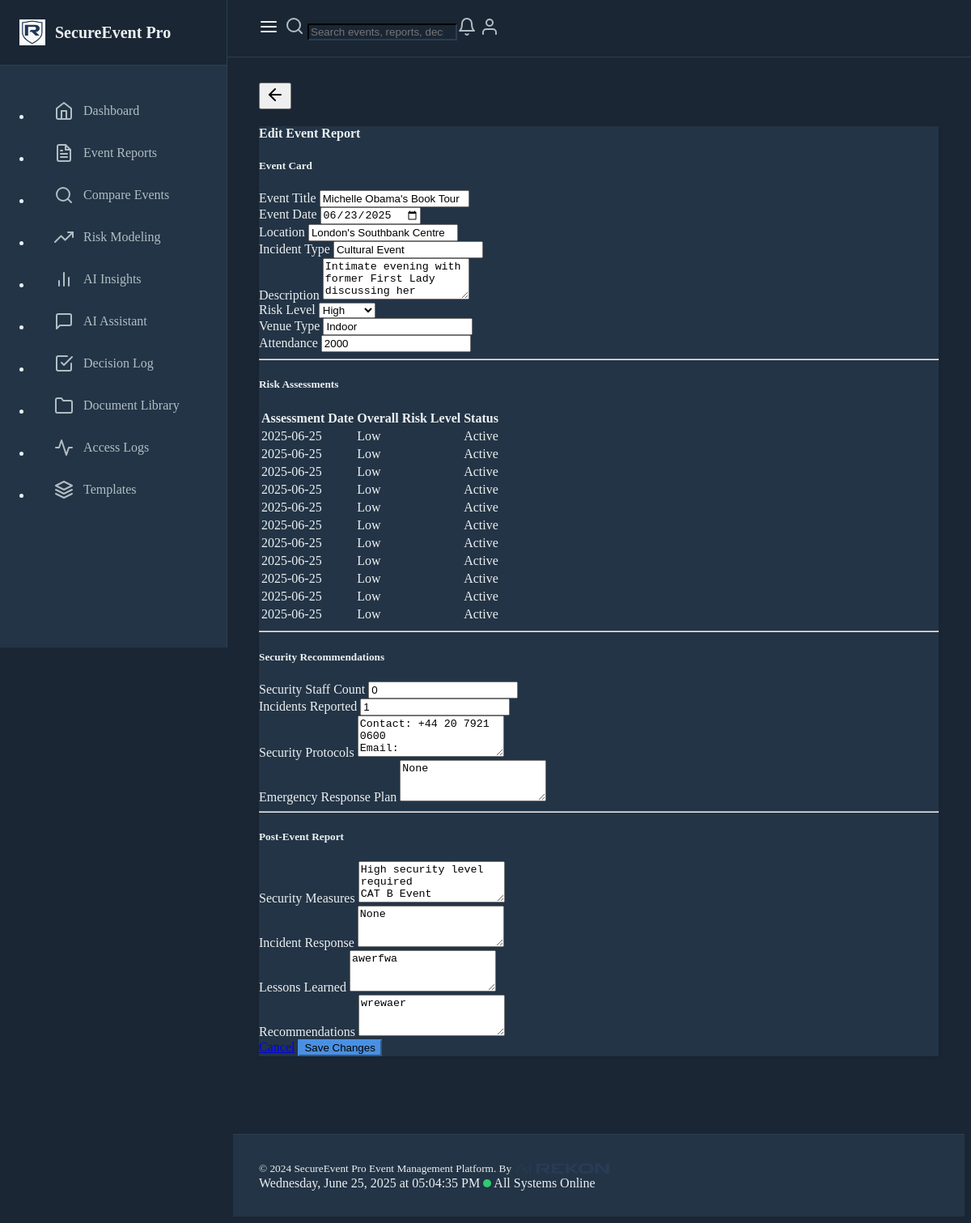
The page /edit-event-report/1 on the database as committed earlier.
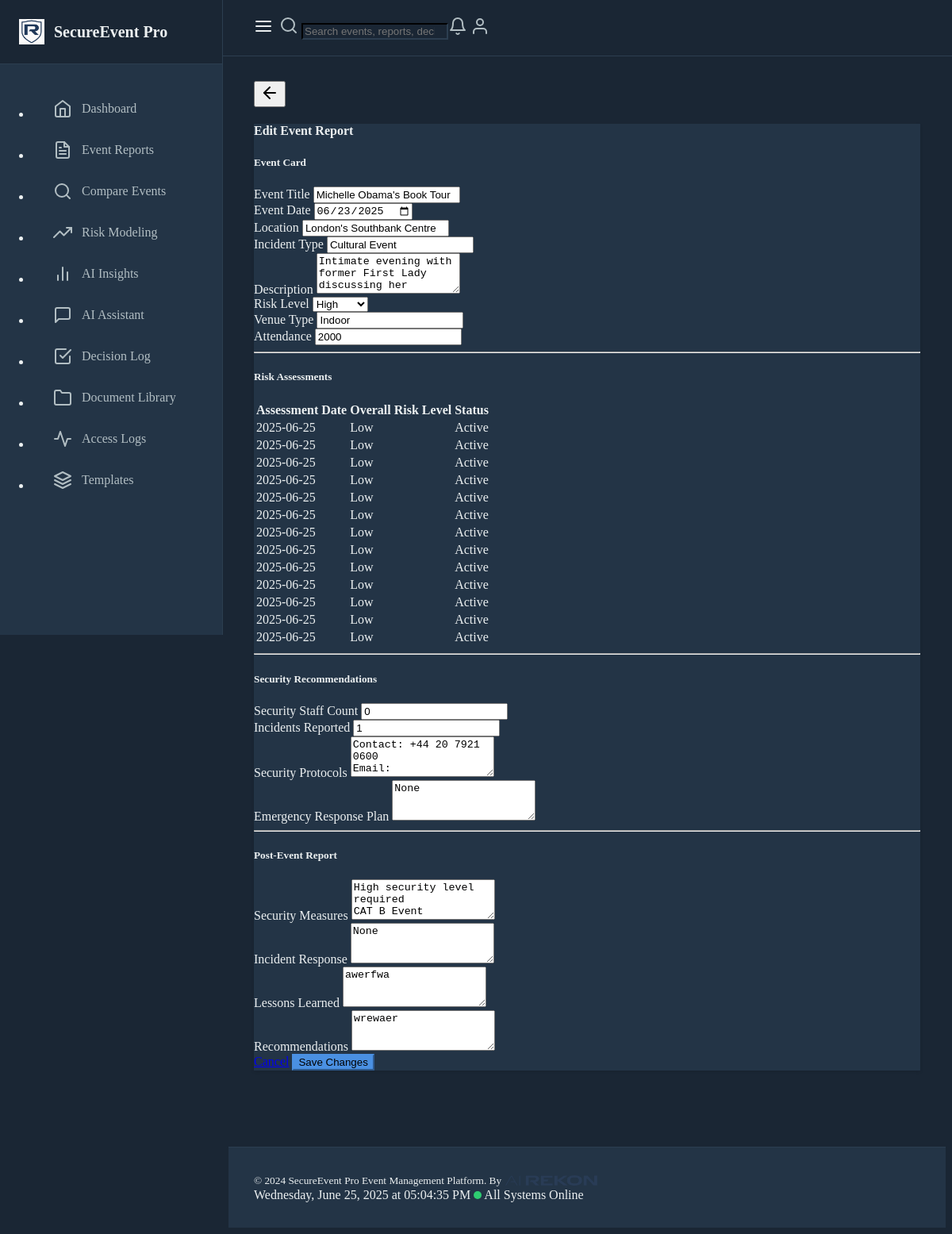
The same page on the database as committed later.
### models.py (models this page shows, shortened)
class EventReport(db.Model):
    id = db.Column(db.Integer, primary_key=True)
    title = db.Column(db.String(200), nullable=False)
    date = db.Column(db.DateTime, nullable=False)
    location = db.Column(db.String(200), nullable=False)
    description = db.Column(db.Text, nullable=False)
    risk_level = db.Column(db.String(50), nullable=False)
    incident_type = db.Column(db.String(100), nullable=False)
    created_at = db.Column(db.DateTime, default=datetime.utcnow)
    venue_type = db.Column(db.String(50))
    security_staff_count = db.Column(db.Integer, default=0)
    security_staff_roles = db.Column(db.JSON, default=dict)
    incidents_reported = db.Column(db.Integer, default=0)
    incident_summary = db.Column(db.Text)
    attendance = db.Column(db.Integer)
    security_measures = db.Column(db.Text)
    incident_response = db.Column(db.Text)
    lessons_learned = db.Column(db.Text)
    recommendations = db.Column(db.Text)
    security_protocols = db.Column(db.Text)
    emergency_response_plan = db.Column(db.Text)
    post_event_analysis = db.Column(db.Text)
    activity_logs = db.relationship('ActivityLog', backref='event_report', lazy=True)
    estimated_risk_level = db.Column(db.String(50))
    risk_assessments = db.relationship('RiskAssessment', backref='event_report', lazy=True)

class RiskAssessment(db.Model):
    id = db.Column(db.Integer, primary_key=True)
    event_report_id = db.Column(db.Integer, db.ForeignKey('event_report.id'), nullable=False)
    assessment_date = db.Column(db.DateTime, default=datetime.utcnow)
    risk_factors = db.Column(db.JSON, default=list)
    overall_risk_level = db.Column(db.String(50), nullable=False)
    assessor_notes = db.Column(db.Text)
    mitigation_measures = db.Column(db.JSON, default=list)
    residual_risk_level = db.Column(db.String(50))
    review_date = db.Column(db.DateTime)
    status = db.Column(db.String(50), default='Active')

### routes.py (the view, shortened to what this page needs)
@app.route("/edit-event-report/<int:report_id>", methods=["GET", "POST"])
def edit_event_report(report_id):
    report = EventReport.query.get_or_404(report_id)
    return render_template("create_event_report.html", report=report)

### templates/create_event_report.html (shortened to what this page needs)
{% extends "base.html" %}
{% block content %}
<div class="container mt-4">
    <div class="card">
        <div class="card-header">
            <h4 class="mb-0">{{ 'Edit Event Report' if report else 'Create New Event Report' }}</h4>
        </div>
        <div class="card-body">
            <h5 class="mb-3">Event Card</h5>
            <form action="{% if report %}{{ url_for('edit_event_report', report_id=report.id) }}{% else %}{{ url_for('create_event_report') }}{% endif %}" method="POST">
                <div class="row">
                    <div class="col-md-6 mb-3">
                        <label for="title" class="form-label">Event Title</label>
                        <input type="text" class="form-control" id="title" name="title" value="{{ report.title if report else '' }}" required>
                    </div>
                    <div class="col-md-6 mb-3">
                        <label for="date" class="form-label">Event Date</label>
                        <input type="date" class="form-control" id="date" name="date" value="{{ report.date.strftime('%Y-%m-%d') if report else '' }}" required>
                    </div>
                </div>
                <div class="row">
                    <div class="col-md-6 mb-3">
                        <label for="location" class="form-label">Location</label>
                        <input type="text" class="form-control" id="location" name="location" value="{{ report.location if report else '' }}" required>
                    </div>
                    <div class="col-md-6 mb-3">
                        <label for="incident_type" class="form-label">Incident Type</label>
                        <input type="text" class="form-control" id="incident_type" name="incident_type" value="{{ report.incident_type if report else '' }}" required>
                    </div>
                </div>
                <div class="mb-3">
                    <label for="description" class="form-label">Description</label>
                    <textarea class="form-control" id="description" name="description" rows="3" required>{{ report.description if report else '' }}</textarea>
                </div>
                <div class="row">
                    <div class="col-md-4 mb-3">
                        <label for="risk_level" class="form-label">Risk Level</label>
                        <select class="form-select" id="risk_level" name="risk_level" required>
                            {% for level in ['Low','Medium','High'] %}
                            <option value="{{ level }}" {% if report and report.risk_level==level %}selected{% endif %}>{{ level }}</option>
                            {% endfor %}
                        </select>
                    </div>
                    <div class="col-md-4 mb-3">
                        <label for="venue_type" class="form-label">Venue Type</label>
                        <input type="text" class="form-control" id="venue_type" name="venue_type" value="{{ report.venue_type if report else '' }}">
                    </div>
                    <div class="col-md-4 mb-3">
                        <label for="attendance" class="form-label">Attendance</label>
                        <input type="number" class="form-control" id="attendance" name="attendance" value="{{ report.attendance if report else '' }}">
                    </div>
                </div>
                <hr>
                <h5 class="mt-4">Risk Assessments</h5>
                <div class="mb-4">
                {% if report %}
                    {% if report.risk_assessments %}
                    <div class="table-responsive">
                        <table class="table table-hover">
                            <thead>
                                <tr>
                                    <th>Assessment Date</th>
                                    <th>Overall Risk Level</th>
                                    <th>Status</th>
                                </tr>
                            </thead>
                            <tbody>
                                {% for a in report.risk_assessments %}
                                <tr>
                                    <td>{{ a.assessment_date.strftime('%Y-%m-%d') }}</td>
                                    <td>
                                        <span class="badge bg-{{ 'danger' if a.overall_risk_level=='High' else 'warning' if a.overall_risk_level=='Medium' else 'success' }}">{{ a.overall_risk_level }}</span>
                                    </td>
                                    <td>{{ a.status }}</td>
                                </tr>
                                {% endfor %}
                            </tbody>
                        </table>
                    </div>
                    {% endif %}
                {% else %}
                    <div class="alert alert-warning">
                        Save the event first, then you can add detailed risk assessments.
                    </div>
                {% endif %}
                </div>
                <hr>
                <h5 class="mt-4">Security Recommendations</h5>
                <div class="row">
                    <div class="col-md-6 mb-3">
                        <label for="security_staff_count" class="form-label">Security Staff Count</label>
                        <input type="number" class="form-control" id="security_staff_count" name="security_staff_count" value="{{ report.security_staff_count if report else 0 }}">
                    </div>
                    <div class="col-md-6 mb-3">
                        <label for="incidents_reported" class="form-label">Incidents Reported</label>
                        <input type="number" class="form-control" id="incidents_reported" name="incidents_reported" value="{{ report.incidents_reported if report else 0 }}">
                    </div>
                </div>
                <div class="mb-3">
                    <label for="security_protocols" class="form-label">Security Protocols</label>
                    <textarea class="form-control" id="security_protocols" name="security_protocols" rows="3">{{ report.security_protocols if report else '' }}</textarea>
                </div>
                <div class="mb-3">
                    <label for="emergency_response_plan" class="form-label">Emergency Response Plan</label>
                    <textarea class="form-control" id="emergency_response_plan" name="emergency_response_plan" rows="3">{{ report.emergency_response_plan if report else '' }}</textarea>
                </div>
                <hr>
                <h5 class="mt-4">Post-Event Report</h5>
                <div class="mb-3">
                    <label for="security_measures" class="form-label">Security Measures</label>
                    <textarea class="form-control" id="security_measures" name="security_measures" rows="3">{{ report.security_measures if report else '' }}</textarea>
                </div>
                <div class="mb-3">
                    <label for="incident_response" class="form-label">Incident Response</label>
                    <textarea class="form-control" id="incident_response" name="incident_response" rows="3">{{ report.incident_response if report else '' }}</textarea>
                </div>
                <div class="mb-3">
                    <label for="lessons_learned" class="form-label">Lessons Learned</label>
                    <textarea class="form-control" id="lessons_learned" name="lessons_learned" rows="3">{{ report.lessons_learned if report else '' }}</textarea>
                </div>
                <div class="mb-3">
                    <label for="recommendations" class="form-label">Recommendations</label>
                    <textarea class="form-control" id="recommendations" name="recommendations" rows="3">{{ report.recommendations if report else '' }}</textarea>
                </div>
                <div class="d-flex justify-content-end">
                    <a href="{{ url_for('index') }}" class="btn btn-secondary me-2">Cancel</a>
                    <button type="submit" class="btn btn-primary">{{ 'Save Changes' if report else 'Create Report' }}</button>
                </div>
            </form>
        </div>
    </div>
</div>
{% endblock %}

### templates/base.html (shortened to what this page needs)
<!DOCTYPE html>
<html lang="en" data-bs-theme="dark">
<head>
    <link href="https://cdn.replit.com/agent/bootstrap-agent-dark-theme.min.css" rel="stylesheet">
    <link href="https://cdn.jsdelivr.net/npm/feather-icons/dist/feather.min.css" rel="stylesheet">
</head>
<body>
    <div class="sidebar" id="sidebar">
        <div class="sidebar-header">
            <a href="/" class="sidebar-brand">
                <img src="{{ url_for('static', filename='img/SEP_logo.png') }}" alt="SEP Logo" style="height: 32px; width: 32px;">
                <span>SecureEvent Pro</span>
            </a>
        </div>
        <nav class="sidebar-nav">
            <ul class="nav flex-column">
                <li class="nav-item">
                    <a class="nav-link {{ 'active' if request.endpoint == 'dashboard' }}" href="{{ url_for('dashboard') }}">
                        <i data-feather="home"></i>
                        <span>Dashboard</span>
                    </a>
                </li>
                <li class="nav-item">
                    <a class="nav-link {{ 'active' if request.endpoint == 'index' }}" href="{{ url_for('index') }}">
                        <i data-feather="file-text"></i>
                        <span>Event Reports</span>
                    </a>
                </li>
                <li class="nav-item">
                    <a class="nav-link {{ 'active' if request.endpoint == 'comparative_search' }}" href="{{ url_for('comparative_search') }}">
                        <i data-feather="search"></i>
                        <span>Compare Events</span>
                    </a>
                </li>
                <li class="nav-item">
                    <a class="nav-link {{ 'active' if request.endpoint == 'modeling' }}" href="{{ url_for('modeling') }}">
                        <i data-feather="trending-up"></i>
                        <span>Risk Modeling</span>
                    </a>
                </li>
                <li class="nav-item">
                    <a class="nav-link {{ 'active' if request.endpoint == 'insights' }}" href="{{ url_for('insights') }}">
                        <i data-feather="bar-chart-2"></i>
                        <span>AI Insights</span>
                    </a>
                </li>
                <li class="nav-item">
                    <a class="nav-link {{ 'active' if request.endpoint == 'chat' }}" href="{{ url_for('chat') }}">
                        <i data-feather="message-square"></i>
                        <span>AI Assistant</span>
                    </a>
                </li>
                <li class="nav-item">
                    <a class="nav-link {{ 'active' if request.path == url_for('decision_log') }}" href="{{ url_for('decision_log') }}">
                        <i data-feather="check-square"></i>
                        <span>Decision Log</span>
                    </a>
                </li>
                <li class="nav-item">
                    <a class="nav-link {{ 'active' if request.path == url_for('document_library') }}" href="{{ url_for('document_library') }}">
                        <i data-feather="folder"></i>
                        <span>Document Library</span>
                    </a>
                </li>
                <li class="nav-item">
                    <a class="nav-link {{ 'active' if request.path == url_for('view_access_logs') }}" href="{{ url_for('view_access_logs') }}">
                        <i data-feather="activity"></i>
                        <span>Access Logs</span>
                    </a>
                </li>
                <li class="nav-item">
                    <a class="nav-link {{ 'active' if request.endpoint == 'list_templates' }}" href="{{ url_for('list_templates') }}">
                        <i data-feather="layers"></i>
                        <span>Templates</span>
                    </a>
                </li>
            </ul>
        </nav>
    </div>
    <div class="flex-grow-1">
        <header class="top-header" id="topHeader">
            <button class="sidebar-toggle-btn" id="sidebarToggle">
                <i data-feather="menu"></i>
            </button>
            <div class="header-search flex-grow-1 mx-3 mx-md-4">
                <form class="d-flex" role="search">
                    <div class="input-group">
                        <span class="input-group-text bg-transparent border-end-0" id="search-addon"><i data-feather="search"></i></span>
                        <input class="form-control border-start-0" type="search" placeholder="Search events, reports, decisions..." aria-label="Search" aria-describedby="search-addon">
                    </div>
                </form>
            </div>
            <div class="header-actions d-flex align-items-center gap-3">
                <a href="#" class="nav-link"><i data-feather="bell"></i></a>
                <a href="#" class="nav-link"><i data-feather="user"></i></a>
            </div>
        </header>
        <main class="main-content" id="mainContent">
            <div class="d-flex align-items-center gap-2 mb-4">
                <button id="backButton" type="button" class="btn btn-outline-secondary btn-sm" onclick="window.history.back()" aria-label="Go back">
                    <i data-feather="arrow-left"></i>
                </button>
            </div>
            {% block content %}{% endblock %}
        </main>
        <footer class="footer" id="footer">
            <div class="container-fluid d-flex justify-content-between align-items-center">
                <small>&copy; 2024 SecureEvent Pro Event Management Platform. By <img src="{{ url_for('static', filename='img/AIR_logo_new_trans_min.png') }}" alt="AI Rekon Logo" style="height: 14px; vertical-align: middle; margin-bottom: 2px;"></small>
                <div class="d-flex align-items-center gap-3">
                    <span id="current-date-time"></span>
                    <span class="status-indicator"></span>
                    <span>All Systems Online</span>
                </div>
            </div>
        </footer>
    </div>
</body>
</html>

Rows that differ between the two databases and show on the page:
added RiskAssessment: assessment_date "2025-06-25", overall_risk_level "Low", status "Active"
added RiskAssessment: assessment_date "2025-06-25", overall_risk_level "Low", status "Active"
